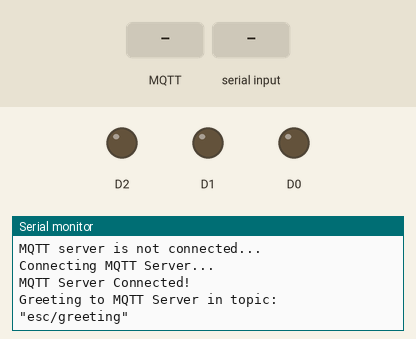
Recording of a sketch running on a simulated ESP8266 (NodeMCU). Parts: output pins drawn as LEDs (lit = HIGH), the last lines printed to the serial monitor. The inputs (shaded band) are chosen by the test bench. WiFi joins after 1.5 s; servers stay silent unless stated; no MQTT or app messages arrive unless stated.

Above: at 2.8 s.
2.9 s: MQTT message "restaurant_light" arrives on the first subscribed topic
At 3.3 s:
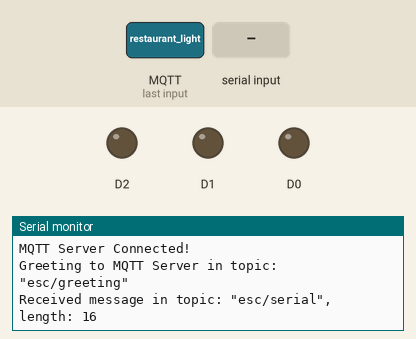
4.4 s: "restaurant_light\n" received over Serial
At 5.7 s:
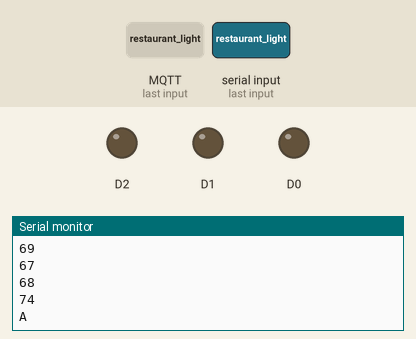
Timing chart, 0 to 7.4 s (numbered marks = the images above; inputs shaded):
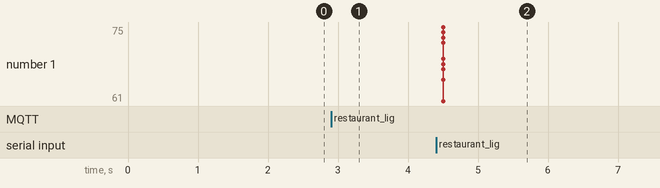

Measured:
- after the input at 2.9 s, the serial monitor: prints a new line at once (image 1)
- after the input at 4.4 s, the serial monitor: prints a new line after 0.10 s (image 2)

The sketch:

wifi_smart_controller.ino
```cpp
#include <ESP8266WiFi.h>
#include <PubSubClient.h>
#include <ArduinoJson.h>
#include <EEPROM.h>

// 定义宏
#define SERIAL_INFRARED_CHANNEL 0  // 红外串口通道
#define SERIAL_433_CHANNEL 1       // 433串口通道

// 餐厅灯红外遥控码表
unsigned char light_open_close_infrared[5] = { 0xA1, 0xF1, 0x80, 0x7F, 0x01 };               // 开关
unsigned char light_night_infrared[5] = { 0xA1, 0xF1, 0x80, 0x7F, 0x05 };                    // 夜灯
unsigned char light_luminance_plus_infrared[5] = { 0xA1, 0xF1, 0x80, 0x7F, 0x12 };           // 亮度+
unsigned char light_luminance_minus_infrared[5] = { 0xA1, 0xF1, 0x80, 0x7F, 0x1E };          // 亮度-
unsigned char light_luminance_infrared[5] = { 0xA1, 0xF1, 0x80, 0x7F, 0xFF };                // 亮度
unsigned char light_auxiliary_infrared[5] = { 0xA1, 0xF1, 0x80, 0x7F, 0x1A };                // 辅助光源
unsigned char light_color_temperature_minus_infrared[5] = { 0xA1, 0xF1, 0x80, 0x7F, 0x03 };  // 色温-
unsigned char light_color_temperature_plus_infrared[5] = { 0xA1, 0xF1, 0x80, 0x7F, 0x02 };   // 色温+
unsigned char light_subsection_infrared[5] = { 0xA1, 0xF1, 0x80, 0x7F, 0x06 };               // 分段

// MQTT 服务器参数定义
const char* MQTT_SERVER = "<MQTT Server>";
const int MQTT_PORT = 1883;
const char* MQTT_USER = "<MQTT USER>";
const char* MQTT_PASSWORD = "<MQTT PASSWORD>";
String MQTT_CLIENT_ID = "Client_ESP_Smart_Controller_";

const char* GREETING_TOPIC = "esc/greeting";
const char* SUB_SERIAL = "esc/serial";  // 串口信号

WiFiClient wifiClient;
PubSubClient mqttClient;

int serial_channel = 0;

String util_byte_to_string(byte* b, unsigned int len) {
  char res[len];
  for (int i = 0; i < len; i++) {
    res[i] = (char)b[i];
  }
  res[len] = '\0';
  return String(res);
}

// 使能通道芯片
void en_serial_rx_channel(int c) {
  switch (c) {
    case SERIAL_INFRARED_CHANNEL:
      {
        digitalWrite(D0, LOW);
        digitalWrite(D1, LOW);
        digitalWrite(D2, LOW);
        serial_channel = 0;
        break;
      }

    case SERIAL_433_CHANNEL:
      {
        digitalWrite(D0, HIGH);
        digitalWrite(D1, LOW);
        digitalWrite(D2, LOW);
        serial_channel = 1;
        break;
      }
  }
}

// 红外灯信号发送
void serial_infrared_light_sender_func(int channel) {
  if (channel == -1) return;

  byte* data;
  switch (channel) {
    case 0:
      {
        data = light_open_close_infrared;
        break;
      }

    case 1:
      {
        data = light_night_infrared;
        break;
      }

    case 2:
      {
        data = light_luminance_plus_infrared;
        break;
      }

    case 3:
      {
        data = light_luminance_minus_infrared;
        break;
      }

    case 4:
      {
        data = light_luminance_infrared;
        break;
      }

    case 5:
      {
        data = light_auxiliary_infrared;
        break;
      }

    case 6:
      {
        data = light_color_temperature_minus_infrared;
        break;
      }

    case 7:
      {
        data = light_color_temperature_plus_infrared;
        break;
      }

    case 8:
      {
        data = light_subsection_infrared;
        break;
      }
  }

  Serial.write(data, 5);
  delay(100);
}

// 判断发送渠道，进行 switch 发送
void serial_sender_func(int channel = SERIAL_INFRARED_CHANNEL, int sub_channel = -1) {
  // 串口信号发送函数
  en_serial_rx_channel(channel);
  Serial.println(serial_channel);
  delay(100);
  switch (channel) {
    case SERIAL_INFRARED_CHANNEL:
      {
        // 红外信号发送
        serial_infrared_light_sender_func(sub_channel);
        break;
      }

    case SERIAL_433_CHANNEL:
      {
        break;
      }
  }
}

// WiFi 连接设置
void setup_wifi_connection() {
  Serial.println("");
  Serial.println("Connecting WiFi...");
  WiFi.setHostname("NodeMCU Smart Controller");
  WiFi.begin();

  int try_count = 0;

  Serial.println("Waiting for WiFi Connection...");

  // TODO 这可能会逻辑有点不合理，WiFi临时坏掉的问题
  // 没有连接上就自动更新
  while (WiFi.status() != WL_CONNECTED) {
    delay(200);
    Serial.print(".");
    try_count++;

    if (try_count > 5) {
      Serial.println("");
      Serial.println("Start WiFi SmartConfig...");
      WiFi.mode(WIFI_STA);

      WiFi.beginSmartConfig();
      while (1) {
        delay(100);
        if (WiFi.smartConfigDone()) {
          WiFi.setAutoConnect(true);
          try_count = 0;
          break;
        }
      }
    }
  }

  Serial.println("");
  Serial.println("WiFi Connected!");
  Serial.printf("SSID: %s", WiFi.SSID().c_str());
  Serial.print(", Gateway IP: ");
  Serial.print(WiFi.gatewayIP());
  Serial.print("\nLocal IP: ");
  Serial.print(WiFi.localIP());
}

void mqtt_handler_serial(String payload) {
  DynamicJsonDocument doc(1024);
  deserializeJson(doc, payload);
  JsonObject obj = doc.as<JsonObject>();

  int type = obj["type"];               // 串口类型
  String device_id = obj["device_id"];  // 设备识别码
  int channel = obj["channel"];         // 串口信道
  unsigned int value = obj["val"];      // 串口值

  // 红外串口信道
  if (type == SERIAL_INFRARED_CHANNEL) {
    if (device_id == "restaurant_light") {
      serial_sender_func(SERIAL_INFRARED_CHANNEL, channel);
    }
    return;
  }

  // TODO 433串口信道
  if (type == SERIAL_433_CHANNEL) {
    return;
  }
}

// MQTT 消息回调函数
void mqtt_callback_func(char* topic, byte* payload, unsigned int len) {
  Serial.println("");
  Serial.printf("Received message in topic: \"%s\", length: %d\n", topic, len);
  String pl = util_byte_to_string(payload, len);

  if (String(topic) == String(SUB_SERIAL)) {
    mqtt_handler_serial(pl);
    return;
  }
}

// MQTT 连接设置
void setup_mqtt_connection() {
  Serial.println("");
  Serial.println("Setup MQTT Connection...");
  mqttClient.setClient(wifiClient);
  mqttClient.setServer(MQTT_SERVER, MQTT_PORT);
  mqttClient.setCallback(mqtt_callback_func);
}

void setup() {
  // put your setup code here, to run once:
  Serial.begin(9600);
  delay(100);

  setup_wifi_connection();

  // MQTT 挂掉进行任务处理和自动激活
  setup_mqtt_connection();

  pinMode(D0, OUTPUT);
  pinMode(D1, OUTPUT);
  pinMode(D2, OUTPUT);
  digitalWrite(D0, LOW);
  digitalWrite(D1, LOW);
  digitalWrite(D2, LOW);
}

// 串口信号处理函数
void serial_handler_func() {
  char d = Serial.read();
  // 不用管乱码
  Serial.println(d, HEX);
}

// mqtt 服务循环
void mqtt_service_loop() {
  if (!mqttClient.connected()) {
    Serial.println("MQTT server is not connected...");
    // 没有连接服务
    MQTT_CLIENT_ID += String(WiFi.macAddress());
    Serial.println("Connecting MQTT Server...");
    // TODO 这里的判定逻辑有问题
    if (mqttClient.connect(MQTT_CLIENT_ID.c_str(), MQTT_USER, MQTT_PASSWORD)) {
      Serial.println("MQTT Server Connected!");
      Serial.printf("Greeting to MQTT Server in topic: \"%s\"\n", GREETING_TOPIC);
      mqttClient.publish(GREETING_TOPIC, "Hello!");
      // 订阅主题消息
      mqttClient.subscribe(SUB_SERIAL);
    } else {
      Serial.println("Retry MQTT Connection...");
      // 暂停等待下一次连接
      delay(500);
    }
  } else {
    // TODO 定时反馈数据
    // mqttClient.publish();
  }

  mqttClient.loop();
}

// serial receiver 服务
void serial_receiver_service_loop() {
  if (Serial.available() > 0) {
    delay(100);
    int n = Serial.available();
    while (n--) {
      serial_handler_func();
    }
  }
}

void loop() {
  // WiFi 连接情况确认
  if (!WiFi.isConnected()) {
    setup_wifi_connection();
  }

  // 处理串口信号接收数据
  serial_receiver_service_loop();
  mqtt_service_loop();
}
```
